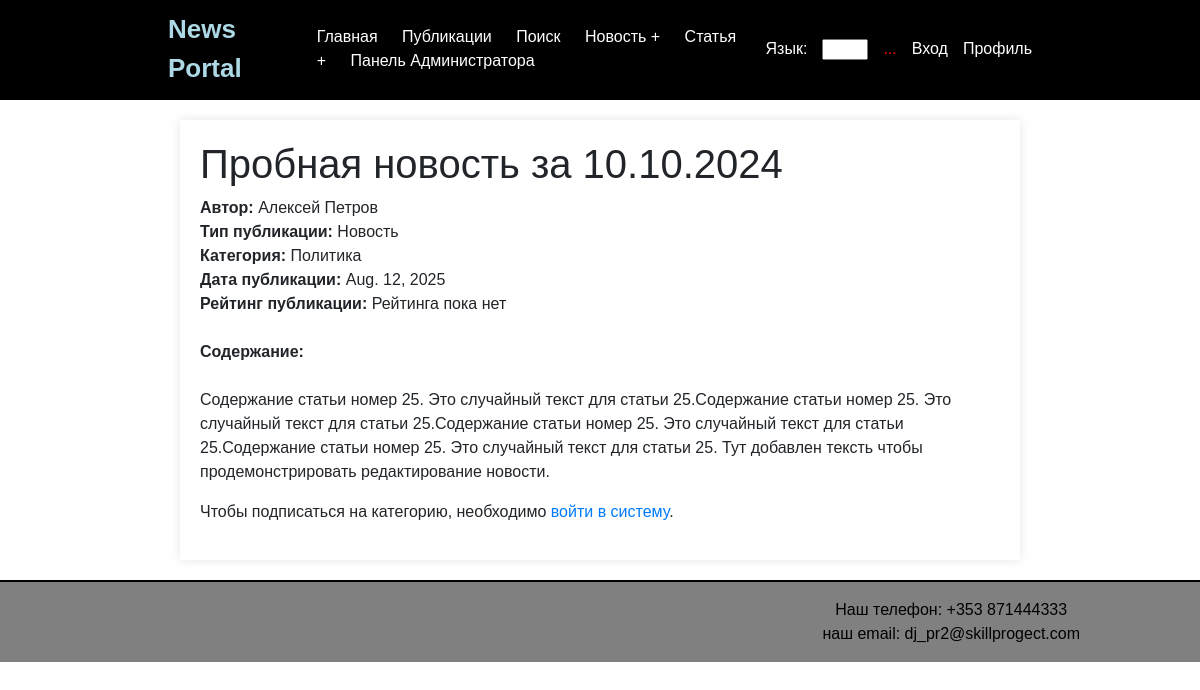
Screenshot of /news/65/ with the database file from the repository.
### news/models.py (models this page shows, shortened)
class Article(models.Model):
    title = models.CharField(max_length=200)
    content = models.TextField()
    publication_date = models.DateField()
    author_profile = models.ForeignKey(Profile, on_delete=models.CASCADE, default=9)
    article_type = models.BooleanField(default=False)
    category = models.ForeignKey(Category, on_delete=models.SET_NULL, null=True, blank=True)
    rating = models.ForeignKey(Rating, on_delete=models.SET_NULL, null=True, blank=True)

class Profile(models.Model):
    user = models.OneToOneField(User, on_delete=models.CASCADE)

class Category(models.Model):
    name = models.CharField(max_length=25, unique=False, verbose_name='Name of category')
    subscribers = models.ManyToManyField(User, related_name='categories', blank=True)
    class Meta:
        verbose_name = "Категория"
        verbose_name_plural = "Категории"

### news/views.py (the view)
# urls.py: path('news/<int:id>/', ArticleDetailView.as_view(), name='article_detail'),
class ArticleDetailView(BaseArticleView):
    template_name = 'news/article_detail.html'
    def get(self, request, id):
        article = get_object_or_404(Article, id=id)
        cached_response = self.get_article_from_cache(article.id, article.publication_date)
        if cached_response:
            return cached_response
        response = render(request, self.template_name, {
            'article': article,
            'user_is_author': request.user == article.author_profile.user,
        })
        self.set_article_to_cache(article, response)
        return response

### news/templatetags/censor_filters.py (called while the page is built)
@register.filter
def censor(value):
    if not isinstance(value, str):
        raise ValueError('Filter can only be applied to strings')
    def replace_word(match):
        word = match.group()
        if word.lower() in PROHIBITED_WORDS:
            return word[0] + '*' * (len(word) - 1)
        return word
    pattern = r'\b(?:' + '|'.join(re.escape(word) for word in PROHIBITED_WORDS) + r')\b'
    censored_text = re.sub(pattern, replace_word, value, flags=re.IGNORECASE)
    return censored_text

### news/utils.py (called while the page is built)
def get_article_cache_key(article_id, publication_date):
    return f"article_{article_id}_{publication_date}"

### news/views.py (called while the page is built)
    def get_article_from_cache(self, article_id, publication_date):
        cache_key = get_article_cache_key(article_id, publication_date)
        return cache.get(cache_key)

    def set_article_to_cache(self, article, response, timeout=300):
        cache_key = get_article_cache_key(article.id, article.publication_date)
        cache.set(cache_key, response, timeout)

### news/templates/news/article_detail.html (shortened to what this page needs)
{% extends 'news/default.html' %}
{% load i18n %}
{% load censor_filters %}
{% block content %}
    <h1>{{ article.title|censor }}</h1>
    <div class="form-group mb-4">
        <div class="info-row">
            <div>
                <strong class="label">Автор:</strong>
                <span class="author">{{ article.author_profile.user.first_name }} {{ article.author_profile.user.last_name }}</span>
            </div>
            <div>
                <strong class="label">Тип публикации:</strong>
                <span>{{ article.article_type|yesno:"Новость,Статья" }}</span>
            </div>
            <div>
                <strong class="label">Категория:</strong>
                <span>{{ article.category.name|default:"Категория не указана" }}</span>
            </div>
            <div>
                <strong class="label">Дата публикации:</strong>
                <span>{{ article.publication_date }}</span>
            </div>
            <div>
                <strong class="label">Рейтинг публикации:</strong>
                {% with rating_value=article.rating.value %}
                    <span>{{ rating_value|default:"Рейтинга пока нет" }}</span>
                {% endwith %}
            </div>
        </div>
    </div>
    <div class="form-group mb-4">
        <strong class="label">Содержание:</strong>
    </div>
    <p>{{ article.content|censor }}</p>
    <div class="subscription">
        {% if user.is_authenticated %}
            {% if user in article.category.subscribers.all %}
                <p>Вы подписаны на категорию {{ article.category.name }}.</p>
            {% else %}
                <form method="POST" action="{% url 'subscribe_to_category' article.category.id %}">
                    {% csrf_token %}
                    <input type="hidden" name="article_id" value="{{ article.id }}">
                    <input type="hidden" name="use_console_backend" value="True">
                    <button type="submit" class="btn btn-primary">Подпишитесь на категорию {{ article.category.name }}</button>
                </form>
            {% endif %}
        {% else %}
            <p>Чтобы подписаться на категорию, необходимо <a href="{% url 'login' %}">войти в систему</a>.</p>
        {% endif %}
    </div>
{% endblock %}

### news/templates/news/default.html (style rules this page uses)
body { font-family: Arial, sans-serif; margin: 0; padding: 0; box-sizing: border-box; }

### rows the page displays
Article: title|censor "Пробная новость за 10.10.2024", author_profile.user.first_name "Алексей", author_profile.user.last_name "Петров", article_type "Новость", category.name "Политика", publication_date "Aug. 12, 2025", content|censor "Содержание статьи номер 25. Это случайный текст для статьи 25.Содержание статьи номер 25. Это случайный текст для статьи 25.Содержание статьи номер 25. Это случайный текст для статьи 25.Содержание статьи номер 25. Это случайный текст для статьи 25. Тут добавлен тексть чтобы продемонстрировать редактирование новости."

### other values shown
{{ rating_value|default:"Рейтинга пока нет" }} "Рейтинга пока нет"
